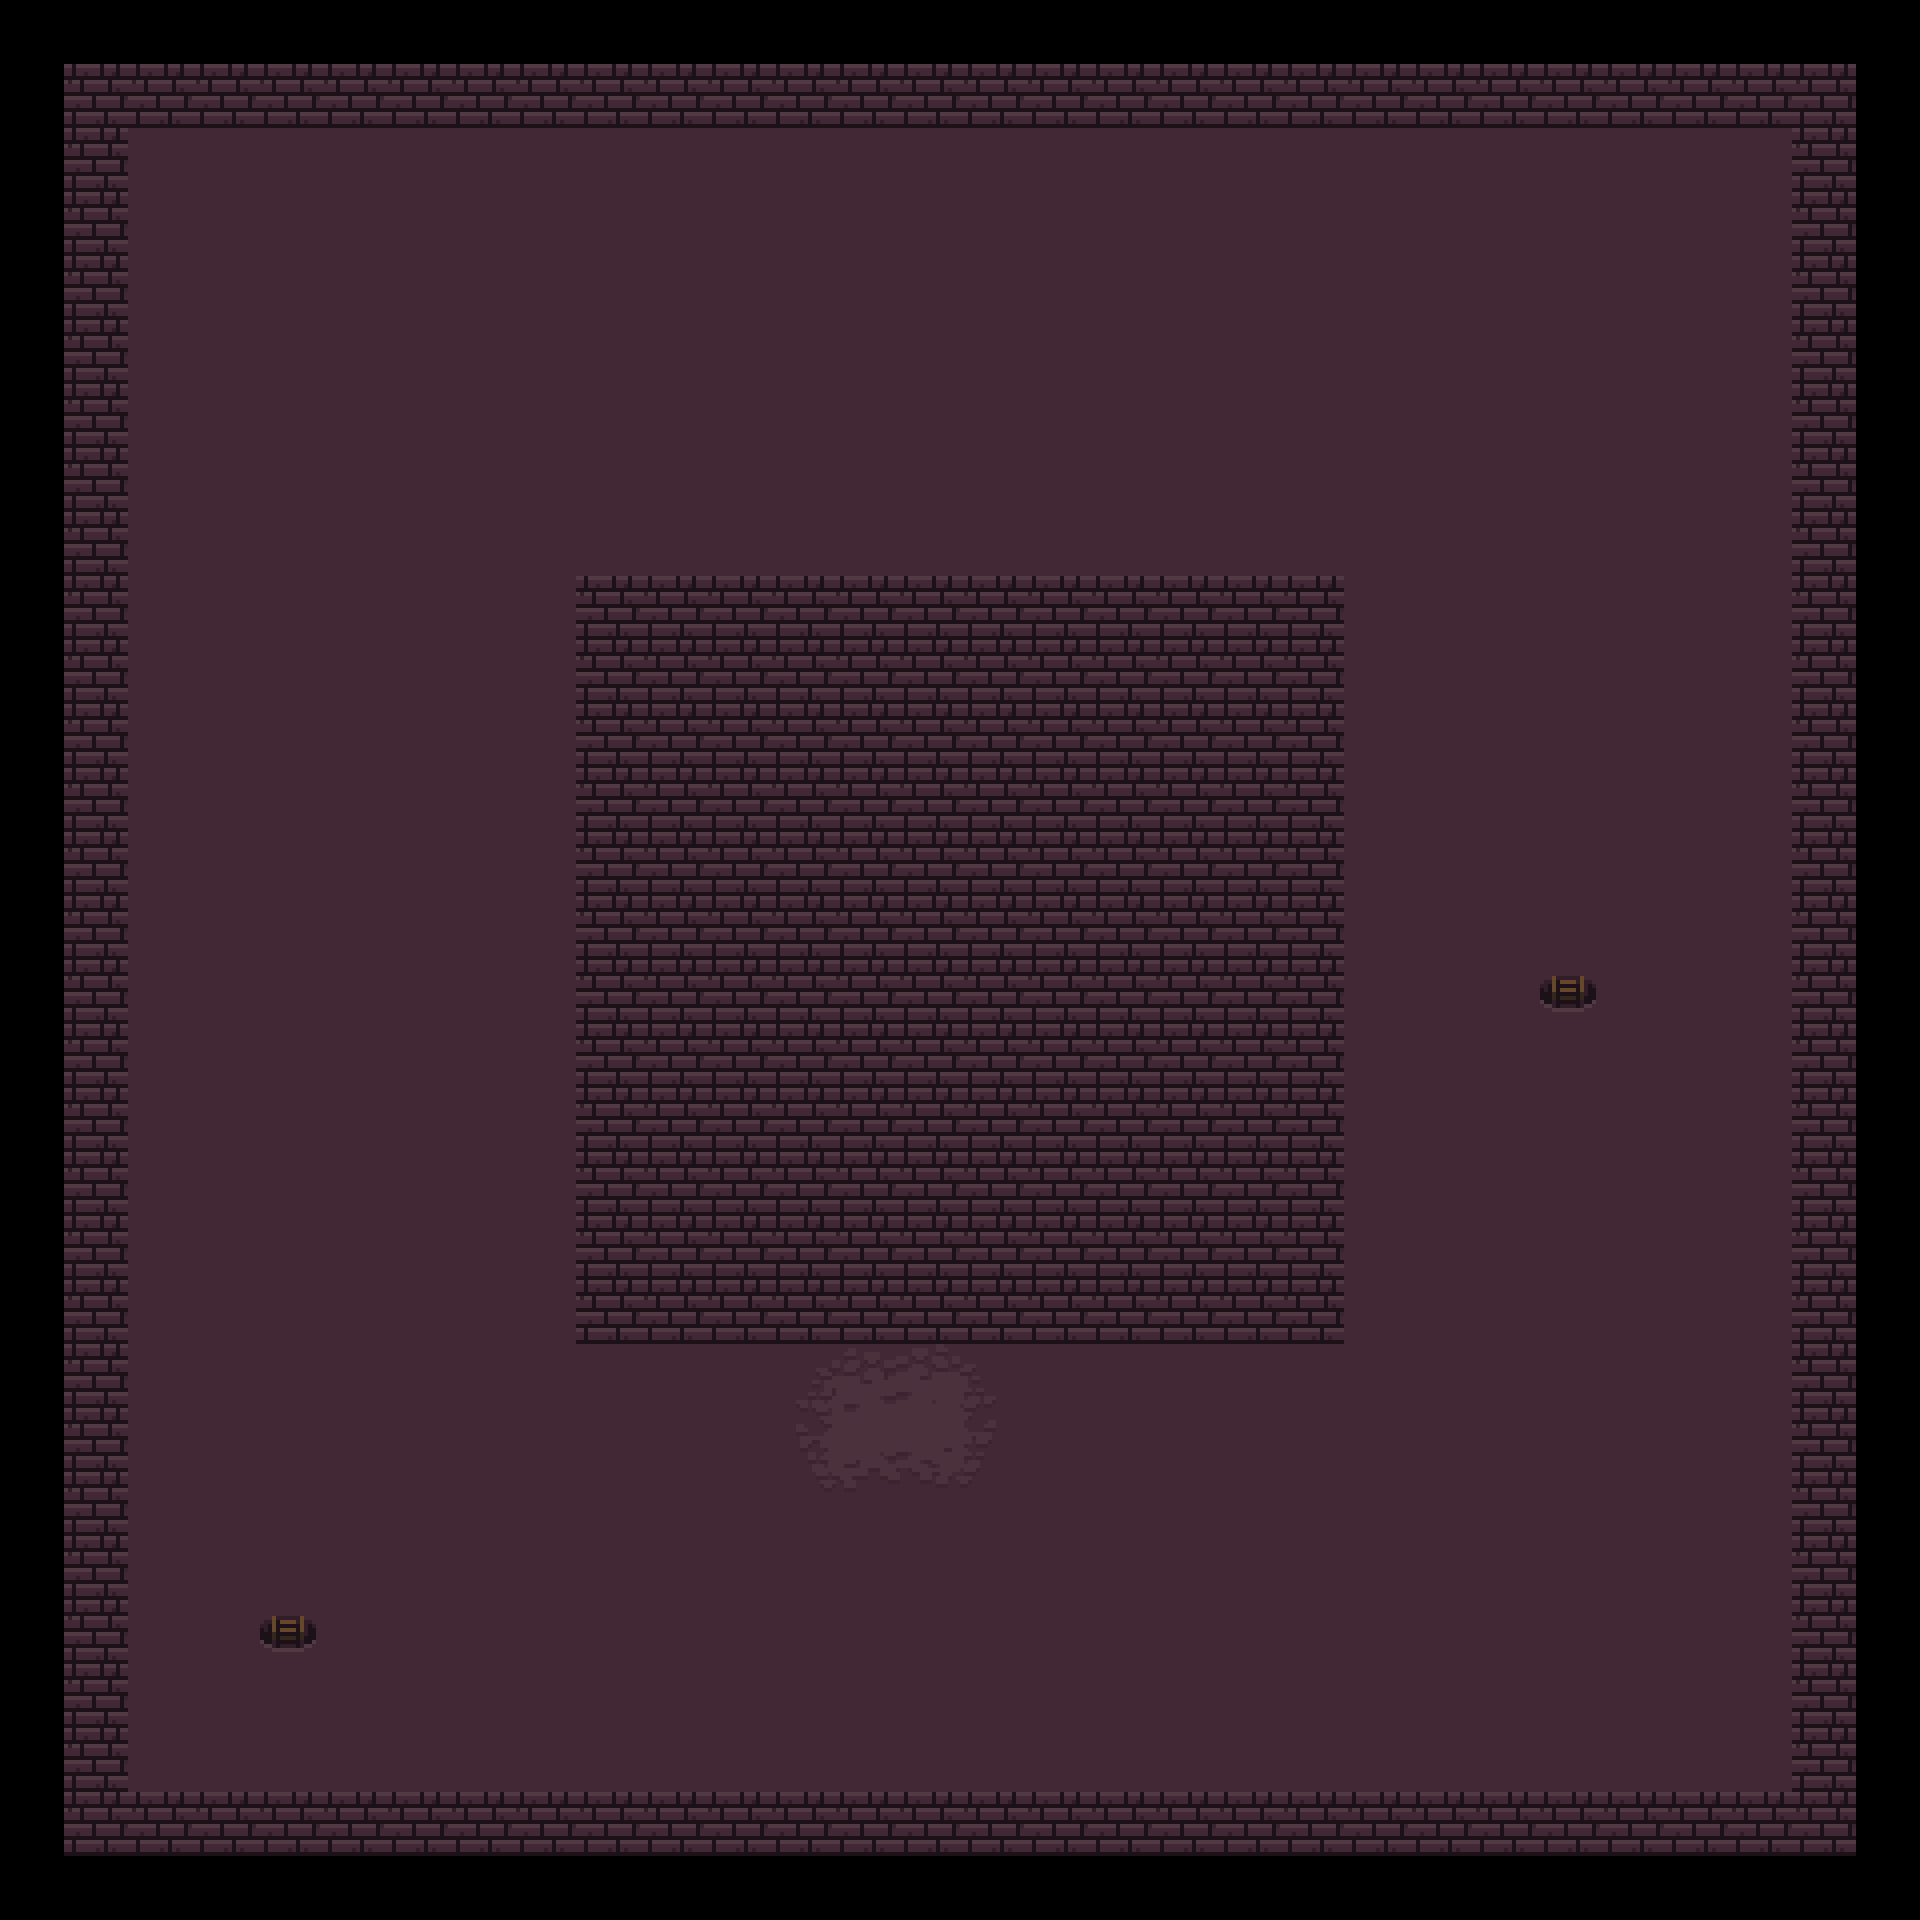

This game map was drawn from its Tiled (.tmx) file and the tilesets committed beside it. A one-line description and the trimmed map source follow:
An orthogonal 30x30 tile map with 64x64 px tiles, 1 tile layer (terrain), 2 tilesets and 117 objects (8x Enemy, 7x Coin, 6x Boots, 5x Crystal, 4x Book, ...).

<map version="1.10" tiledversion="1.11.0" orientation="orthogonal" renderorder="right-down" width="30" height="30" tilewidth="64" tileheight="64" infinite="0" nextlayerid="7" nextobjectid="125">
 <tileset firstgid="1" name="tiles" tilewidth="64" tileheight="64" tilecount="512" columns="32">
  <image source="tileset3.png" width="2048" height="1024" />
 </tileset>
 <tileset firstgid="513" name="objects" tilewidth="64" tileheight="99" tilecount="7" columns="0">
  <grid orientation="orthogonal" width="1" height="1" />
  <tile id="0">
   <image source="pillar3.png" width="48" height="99" />
  </tile>
  <tile id="1">
   <image source="bone.png" width="64" height="32" />
  </tile>
  <tile id="2">
   <image source="box.png" width="64" height="98" />
  </tile>
  <tile id="3">
   <image source="box_stacked.png" width="64" height="98" />
  </tile>
  <tile id="4">
   <image source="skull.png" width="64" height="64" />
  </tile>
  <tile id="5">
   <image source="chest3.png" width="64" height="64" />
  </tile>
  <tile id="6">
   <image source="pillar3.png" width="48" height="99" />
  </tile>
 </tileset>
 <layer id="1" name="terrain" width="30" height="30">
  <data>[900 cells, 784 non-empty, 15 distinct tile ids]</data>
 </layer>
 <objectgroup id="2" name="objects">
  <object id="1" gid="519" x="960" y="448" width="48" height="99" />
  <object id="2" gid="519" x="320" y="512" width="48" height="99" />
  <object id="3" gid="519" x="1600" y="384" width="48" height="99" />
  <object id="4" gid="519" x="320" y="1344" width="48" height="99" />
  <object id="5" gid="519" x="896" y="1664" width="48" height="99" />
  <object id="6" gid="519" x="1536" y="1536" width="48" height="99" />
  <object id="7" gid="519" x="576" y="320" width="48" height="99" />
  <object id="8" gid="515" x="1344" y="384" width="64" height="98" />
  <object id="9" gid="515" x="192" y="320" width="64" height="98" />
  <object id="10" gid="515" x="256" y="1024" width="64" height="98" />
  <object id="11" gid="515" x="512" y="1728" width="64" height="98" />
  <object id="12" gid="515" x="1344" y="1536" width="64" height="98" />
  <object id="13" gid="516" x="1600" y="832" width="64" height="98" />
  <object id="14" gid="516" x="768" y="320" width="64" height="98" />
  <object id="15" gid="516" x="512" y="1536" width="64" height="98" />
  <object id="16" gid="518" x="1600" y="576" width="64" height="64" />
  <object id="17" gid="518" x="192" y="832" width="64" height="64" />
  <object id="18" gid="518" x="1216" y="1728" width="64" height="64" />
 </objectgroup>
 <objectgroup id="3" name="objects non">
  <object id="19" gid="517" x="1600" y="1216" width="64" height="64" />
  <object id="20" gid="517" x="384" y="320" width="64" height="64" />
  <object id="21" gid="517" x="1152" y="256" width="64" height="64" />
  <object id="22" gid="517" x="192" y="1280" width="64" height="64" />
  <object id="23" gid="517" x="384" y="832" width="64" height="64" />
  <object id="24" gid="517" x="704" y="1664" width="64" height="64" />
  <object id="25" gid="517" x="1600" y="1728" width="64" height="64" />
  <object id="26" gid="517" x="1152" y="1472" width="64" height="64" />
  <object id="27" gid="517" x="1472" y="704" width="64" height="64" />
  <object id="28" gid="517" x="512" y="448" width="64" height="64" />
  <object id="29" gid="514" x="1472" y="640" width="64" height="32" />
  <object id="30" gid="514" x="1536" y="704" width="64" height="32" />
  <object id="31" gid="514" x="1152" y="320" width="64" height="32" />
  <object id="32" gid="514" x="1216" y="256" width="64" height="32" />
  <object id="33" gid="514" x="448" y="384" width="64" height="32" />
  <object id="35" gid="514" x="320" y="320" width="64" height="32" />
  <object id="36" gid="514" x="384" y="896" width="64" height="32" />
  <object id="37" gid="514" x="320" y="832" width="64" height="32" />
  <object id="39" gid="514" x="192" y="896" width="64" height="32" />
  <object id="40" gid="514" x="256" y="1280" width="64" height="32" />
  <object id="41" gid="514" x="192" y="1344" width="64" height="32" />
  <object id="42" gid="514" x="640" y="1664" width="64" height="32" />
  <object id="43" gid="514" x="704" y="1600" width="64" height="32" />
  <object id="44" gid="514" x="1088" y="1472" width="64" height="32" />
  <object id="46" gid="514" x="1152" y="1536" width="64" height="32" />
  <object id="47" gid="514" x="1536" y="1728" width="64" height="32" />
  <object id="48" gid="514" x="1600" y="1664" width="64" height="32" />
  <object id="49" gid="514" x="1408" y="1024" width="64" height="32" />
  <object id="50" gid="514" x="1600" y="960" width="64" height="32" />
  <object id="51" gid="514" x="320" y="1600" width="64" height="32" />
  <object id="52" gid="514" x="192" y="1536" width="64" height="32" />
  <object id="53" gid="514" x="896" y="512" width="64" height="32" />
  <object id="54" gid="514" x="960" y="256" width="64" height="32" />
  <object id="55" gid="102" x="1408" y="128" width="64" height="64" />
  <object id="56" gid="102" x="448" y="128" width="64" height="64" />
  <object id="57" gid="102" x="1216" y="1344" width="64" height="64" />
  <object id="58" gid="129" x="1216" y="128" width="64" height="64" />
  <object id="59" gid="161" x="1216" y="192" width="64" height="64" />
  <object id="61" gid="129" x="640" y="128" width="64" height="64" />
  <object id="62" gid="161" x="640" y="192" width="64" height="64" />
  <object id="63" gid="36" x="960" y="1344" width="64" height="64" />
  <object id="64" gid="68" x="960" y="1408" width="64" height="64" />
  <object id="65" gid="133" x="640" y="1344" width="64" height="64" />
  <object id="66" gid="165" x="640" y="1408" width="64" height="64" />
  <object id="67" gid="142" x="768" y="128" width="64" height="64" />
  <object id="68" gid="142" x="192" y="128" width="64" height="64" />
  <object id="69" gid="142" x="1152" y="1344" width="64" height="64" />
  <object id="71" gid="88" x="832" y="1344" width="64" height="64" />
  <object id="72" gid="89" x="896" y="1344" width="64" height="64" />
  <object id="73" gid="87" x="768" y="1344" width="64" height="64" />
  <object id="74" gid="56" x="832" y="1280" width="64" height="64" />
  <object id="75" gid="57" x="896" y="1280" width="64" height="64" />
  <object id="76" gid="429" x="1536" y="1664" width="64" height="64" />
  <object id="77" gid="426" x="1216" y="320" width="64" height="64" />
  <object id="78" gid="424" x="256" y="896" width="64" height="64" />
  <object id="79" gid="424" x="192" y="768" width="64" height="64" />
 </objectgroup>
 <objectgroup id="4" name="collisions">
  <object id="80" x="0" y="64" width="128" height="1792" />
  <object id="81" x="64" y="1792" width="1792" height="128" />
  <object id="82" x="1792" y="64" width="128" height="1792" />
  <object id="83" x="64" y="0" width="1792" height="128" />
  <object id="84" x="576" y="576" width="768" height="768" />
 </objectgroup>
 <objectgroup id="6" name="entities">
  <object id="85" name="Player" x="896" y="1472">
   <point />
  </object>
  <object id="86" name="Enemy" x="1472" y="1152">
   <point />
  </object>
  <object id="87" name="Enemy" x="1664" y="1472">
   <point />
  </object>
  <object id="88" name="Enemy" x="1536" y="576">
   <point />
  </object>
  <object id="89" name="Enemy" x="320" y="1152">
   <point />
  </object>
  <object id="90" name="Enemy" x="896" y="256">
   <point />
  </object>
  <object id="91" name="Enemy" x="704" y="512">
   <point />
  </object>
  <object id="92" name="Enemy" x="320" y="704">
   <point />
  </object>
  <object id="93" name="Enemy" x="384" y="1536">
   <point />
  </object>
  <object id="94" name="Coin" x="256" y="448">
   <point />
  </object>
  <object id="95" name="Coin" x="1536" y="896">
   <point />
  </object>
  <object id="96" name="Coin" x="1344" y="1664">
   <point />
  </object>
  </objectgroup>
</map>
<!-- 26 of 117 objects omitted -->